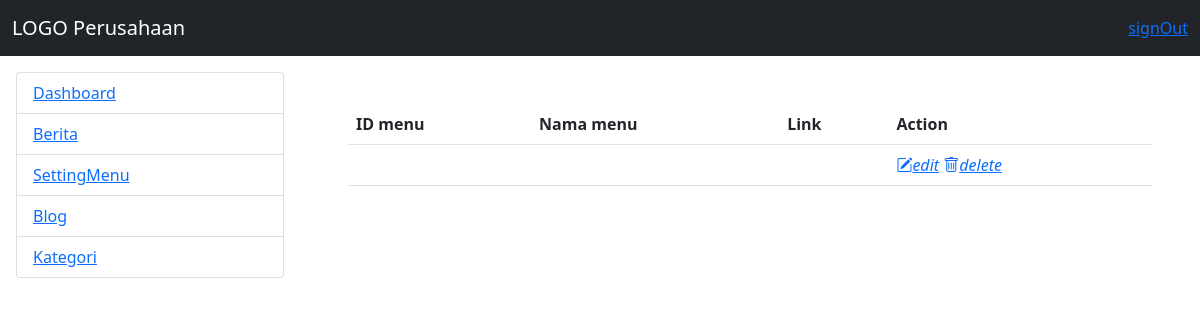
The app's page /admin/home.php?modul=mod_menu with its own data.
### tables this page shows
CREATE TABLE `mst_menu` (
  `idmenu` int(11) NOT NULL,
  `nmmenu` varchar(20) NOT NULL,
  `link` varchar(30) NOT NULL,
  `is_active` tinyint(4) NOT NULL
);

### admin/menu.php (the view, shortened to what this page needs)
<!DOCTYPE html>
<html lang="en">
<head>
</head>
<body>
	<?php
	$qry_menu = mysqli_query($connect_db, "select * from mst_menu limit 5")
				or die("Gagal tampil menu".mysqli_error($connect_db));
	?>
	<ul class="list-group">
		<?php
		while($row = mysqli_fetch_array($qry_menu)){
		?>
		<li class="list-group-item">
			<a href="?modul=<?= $row['link']; ?>"><?= $row['nmmenu']; ?></a>
		</li>
		<?php } ?>
	</ul>
</body>
</html>

### records on screen
mst_menu: nmmenu "Dashboard"
mst_menu: nmmenu "Berita"
mst_menu: nmmenu "SettingMenu"
mst_menu: nmmenu "Blog"
mst_menu: nmmenu "Kategori"
